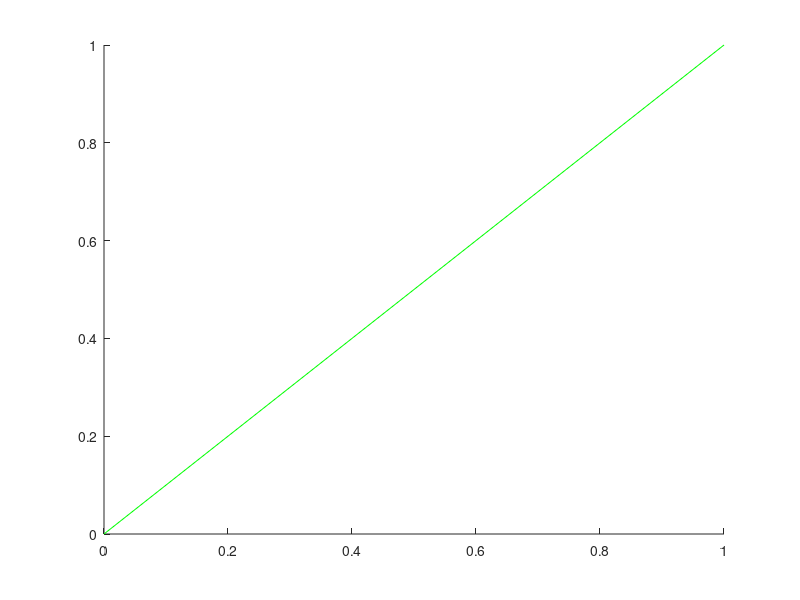

The MATLAB script that drew this image: (Note: this script raises an error after producing the figure.)
%% binary system ethanol water

AntCon  = [8.11220 1592.864 226.184;7.96681  1668.210 228.000];
isPlot = true;
vLconst = [1.6798 0.9227];
P       = input('enter pressure'); %pressure [Pa]

hold on;
set(line([0  1],[0  1]),'Color',[0 1 0]);
[xA,yA] = txy_diagram (AntCon,vLconst,P,isPlot);


function [xA,yA] = txy_diagram (AntCon,vLconst,P,isPlot)
global yA_arr
A12 = vLconst(1);
A21 = vLconst(2);
%mole fractions
xA = 0:0.01:1;
xB = 1-xA;
%activity coefficients
gA = [0, exp(A12*(A21.*(1-xA(2:end-1))./(A12*xA(2:end-1)+A21*(1-xA(2:end-1)))).^2), 1];
gB = [1, exp(A21*(A12.*(xA(2:end-1))./(A21*(1-xA(2:end-1))+A12*(xA(2:end-1)))).^2), 0];

xA = xA(:);
xB = xB(:);
gA = gA(:);
gB = gB(:);

%boiling point of pure compound
tA = AntCon(1,2)/(AntCon(1,1)-log10(P))-AntCon(1,3);
tB = AntCon(2,2)/(AntCon(2,1)-log10(P))-AntCon(2,3);
x0   = linspace(tB,tA,length(xA));
spec = optimset('Display','notify');
Temp = fsolve(@Fun,x0,spec,AntCon,xA,xB,gA,gB,P);
yA   = compute_yA(Temp,AntCon,xA,gA,P);
yA_arr = yA;
if isPlot
    plot(xA,yA)
    xlabel('liquid mole fraction of ethanol')
    ylabel('vapor mole fraction of ethanol')
    title('x,y diagram')
    xlim([0 1])
end
%fprintf("%f\n",Temp);
end
function F = Fun (t,AC,xA,xB,gA,gB,P)
%nonlinear system of equations to solve
pA0 = antoineEq(AC(1,:),t);
pB0 = antoineEq(AC(2,:),t);
pA0 = pA0(:);
pB0 = pB0(:);
fA = 1;
fB = 1;
pA = pA0.*xA.*gA./fA;
pB = pB0.*xB.*gB./fB;
F  = pA+pB-P;
end

function F = compute_yA (t,AC,xA,gA,P)
% computes yA for xA
pA0 = antoineEq(AC(1,:),t);
pA0 = pA0(:);
F   = pA0/P.*xA.*gA;
end
function F = antoineEq (ACons,t)
%Antoine equation
t = t(:);
F = 10.^(ACons(1)-(ACons(2)./(ACons(3)+t)));
end



